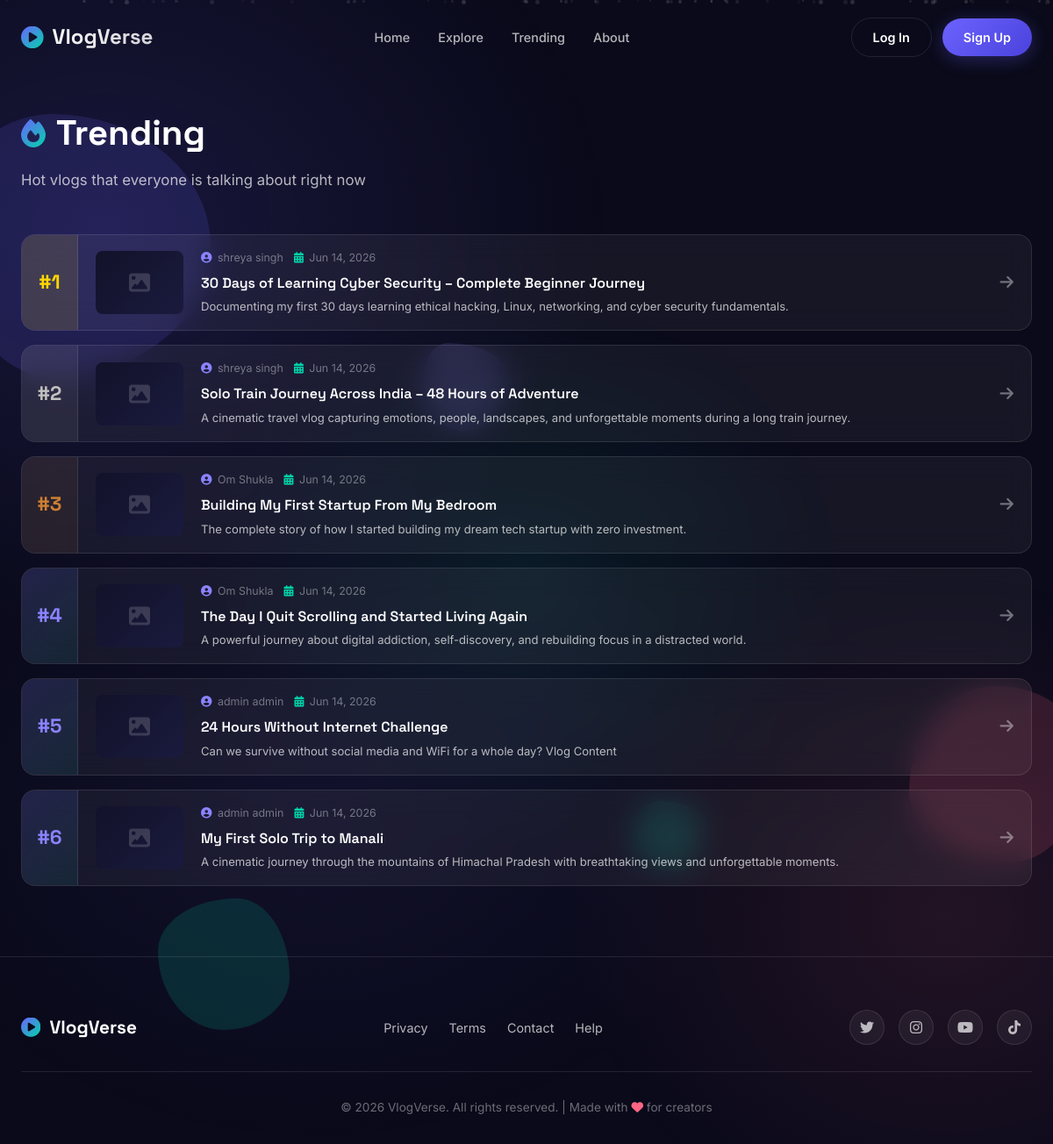
/trending, run on the app's committed database.
### app.py (models this page shows)
class Vlogs(db.Model):
     id = db.Column(db.Integer, primary_key=True)
     title = db.Column(db.String(100), nullable=False)
     description = db.Column(db.Text, nullable=False)
     content = db.Column(db.Text, nullable=False)
     cover_image_url = db.Column(db.String(500), nullable=True, default='')
     created_at = db.Column(db.DateTime, default=datetime.utcnow)
     updated_at = db.Column(db.DateTime, default=datetime.utcnow, onupdate=datetime.utcnow)
     author_id = db.Column(db.Integer, db.ForeignKey('users.serial_number'), nullable=False)

class Users(db.Model):
     serial_number = db.Column(db.Integer,primary_key=True)
     First_Name = db.Column(db.String(15), nullable=False)
     Last_Name = db.Column(db.String(10))
     Email = db.Column(db.String(50),nullable=False,unique=True)
     Password = db.Column(db.String(),nullable=False)
     is_admin = db.Column(db.Boolean, default=False)
     vlogs = db.relationship('Vlogs', backref='author', lazy=True, cascade='all, delete-orphan')

### app.py (the view)
@app.route('/trending')
def trending():
    all_vlogs = Vlogs.query.order_by(Vlogs.created_at.desc()).all()
    return render_template('trending.html', vlogs=all_vlogs)

### app.py (called while the page is built)
@app.context_processor
def inject_user():
    if "user" in session:
        current_user = Users.query.filter_by(Email=session["user"]).first()
        return dict(user=current_user)
    return dict(user=None)

### templates/trending.html (shortened to what this page needs)
{% extends "base.html" %}
{% block content %}
<section class="page-section">
    <div class="page-container">
        <div class="page-header">
            <div class="page-header-left">
                <h1 class="page-title">
                    <i class="fas fa-fire"></i>
                    Trending
                </h1>
                <p class="page-subtitle">Hot vlogs that everyone is talking about right now</p>
            </div>
        </div>
        {% if vlogs %}
        <div class="trending-list">
            {% for vlog in vlogs %}
            <article class="trending-card">
                <div class="trending-rank">#{{ loop.index }}</div>
                <a href="/vlog/{{ vlog.id }}" class="trending-card-link">
                    <div class="trending-cover">
                        {% if vlog.cover_image_url %}
                        <div class="trending-cover-placeholder" style="display:none;">
                            <i class="fas fa-image"></i>
                        </div>
                        {% else %}
                        <div class="trending-cover-placeholder">
                            <i class="fas fa-image"></i>
                        </div>
                        {% endif %}
                    </div>
                    <div class="trending-info">
                        <div class="trending-meta">
                            <span class="trending-author">
                                <i class="fas fa-user-circle"></i>
                                {{ vlog.author.First_Name }} {{ vlog.author.Last_Name or '' }}
                            </span>
                            <span class="trending-date">
                                <i class="fas fa-calendar-alt"></i>
                                {{ vlog.created_at.strftime('%b %d, %Y') }}
                            </span>
                        </div>
                        <h2 class="trending-title">{{ vlog.title }}</h2>
                        <p class="trending-desc">{{ vlog.description[:120] }}{% if vlog.description|length > 120 %}...{% endif %}</p>
                    </div>
                    <div class="trending-arrow">
                        <i class="fas fa-arrow-right"></i>
                    </div>
                </a>
            </article>
            {% endfor %}
        </div>
        {% endif %}
    </div>
</section>
{% endblock %}

### static/css/style.css (style rules this page uses)
*, *::before, *::after { margin: 0; padding: 0; box-sizing: border-box; }
:root { --primary: #6C63FF; --primary-light: #8B83FF; --primary-dark: #4A42DB; --secondary: #FF6584; --accent: #00D4AA; --accent-light: #00E5B5; --dark: #0A0A1A; --dark-2: #12122A; --dark-3: #1A1A3E; --text: #FFFFFF; --text-muted: rgba(255, 255, 255, 0.7); --text-dim: rgba(255, 255, 255, 0.4); --glass: rgba(255, 255, 255, 0.05); --glass-border: rgba(255, 255, 255, 0.1); --glass-hover: rgba(255, 255, 255, 0.1); --radius: 16px; --radius-sm: 8px; --radius-lg: 24px; --shadow: 0 8px 32px rgba(0, 0, 0, 0.3); --shadow-glow: 0 0 40px rgba(108, 99, 255, 0.3); --transition: all 0.4s cubic-bezier(0.25, 0.46, 0.45, 0.94); }
html { scroll-behavior: smooth; }
body { font-family: 'Inter', -apple-system, BlinkMacSystemFont, sans-serif; background: var(--dark); color: var(--text); overflow-x: hidden; min-height: 100vh; line-height: 1.6; }
a { text-decoration: none; color: inherit; }
.page-section { min-height: 100vh; padding: 120px 24px 80px; }
.page-container { max-width: 1280px; margin: 0 auto; }
.page-header { display: flex; align-items: center; justify-content: space-between; gap: 24px; margin-bottom: 48px; flex-wrap: wrap; }
.page-header-left { animation: fadeInUp 0.8s ease-out; }
.page-title { font-family: 'Space Grotesk', sans-serif; font-size: 2.5rem; font-weight: 700; margin-bottom: 8px; display: flex; align-items: center; gap: 12px; }
.page-title i { background: linear-gradient(135deg, var(--primary), var(--accent)); -webkit-background-clip: text; background-clip: text; -webkit-text-fill-color: transparent; font-size: 2rem; }
.page-subtitle { font-size: 1.05rem; color: var(--text-muted); }
.trending-list { display: flex; flex-direction: column; gap: 16px; animation: fadeInUp 0.8s ease-out; }
.trending-card { background: var(--glass); backdrop-filter: blur(16px); -webkit-backdrop-filter: blur(16px); border: 1px solid var(--glass-border); border-radius: var(--radius); overflow: hidden; transition: var(--transition); display: flex; align-items: stretch; }
.trending-rank { display: flex; align-items: center; justify-content: center; min-width: 64px; font-family: 'Space Grotesk', sans-serif; font-size: 1.4rem; font-weight: 800; background: linear-gradient(135deg, rgba(108, 99, 255, 0.15), rgba(0, 212, 170, 0.08)); color: var(--primary-light); border-right: 1px solid var(--glass-border); }
.trending-card:nth-child(1) .trending-rank { color: #FFD700; background: rgba(255, 215, 0, 0.1); }
.trending-card:nth-child(2) .trending-rank { color: #C0C0C0; background: rgba(192, 192, 192, 0.08); }
.trending-card:nth-child(3) .trending-rank { color: #CD7F32; background: rgba(205, 127, 50, 0.08); }
.trending-card-link { display: flex; align-items: center; gap: 20px; padding: 16px 20px; text-decoration: none; color: inherit; flex: 1; min-width: 0; }
.trending-cover { width: 100px; height: 72px; border-radius: var(--radius-sm); overflow: hidden; flex-shrink: 0; background: linear-gradient(135deg, var(--dark-2), var(--dark-3)); }
.trending-cover-placeholder { width: 100%; height: 100%; display: flex; align-items: center; justify-content: center; }
.trending-cover-placeholder i { font-size: 1.5rem; color: var(--text-dim); opacity: 0.4; }
.trending-info { flex: 1; min-width: 0; }
.trending-meta { display: flex; align-items: center; gap: 12px; font-size: 0.78rem; color: var(--text-dim); margin-bottom: 6px; }
.trending-meta i { margin-right: 3px; }
.trending-author i { color: var(--primary-light); }
.trending-date i { color: var(--accent); }
.trending-title { font-family: 'Space Grotesk', sans-serif; font-size: 1rem; font-weight: 600; margin-bottom: 4px; color: var(--text); white-space: nowrap; overflow: hidden; text-overflow: ellipsis; }
.trending-desc { font-size: 0.82rem; color: var(--text-muted); white-space: nowrap; overflow: hidden; text-overflow: ellipsis; }
.trending-arrow { flex-shrink: 0; color: var(--text-dim); transition: var(--transition); font-size: 1.1rem; }

### data on the page
Vlogs: author.First_Name "shreya", author "singh", created_at "Jun 14, 2026", title "30 Days of Learning Cyber Security – Complete Beginner Journey", description "Documenting my first 30 days learning ethical hacking, Linux, networking, and cyber security fundamentals."
Vlogs: author.First_Name "shreya", author "singh", created_at "Jun 14, 2026", title "Solo Train Journey Across India – 48 Hours of Adventure", description "A cinematic travel vlog capturing emotions, people, landscapes, and unforgettable moments during a long train journey."
Vlogs: author.First_Name "Om", author "Shukla", created_at "Jun 14, 2026", title "Building My First Startup From My Bedroom", description "The complete story of how I started building my dream tech startup with zero investment."
Vlogs: author.First_Name "Om", author "Shukla", created_at "Jun 14, 2026", title "The Day I Quit Scrolling and Started Living Again", description "A powerful journey about digital addiction, self-discovery, and rebuilding focus in a distracted world."
Vlogs: author.First_Name "admin", author "admin", created_at "Jun 14, 2026", title "24 Hours Without Internet Challenge", description "Can we survive without social media and WiFi for a whole day? Vlog Content"
Vlogs: author.First_Name "admin", author "admin", created_at "Jun 14, 2026", title "My First Solo Trip to Manali", description "A cinematic journey through the mountains of Himachal Pradesh with breathtaking views and unforgettable moments."
